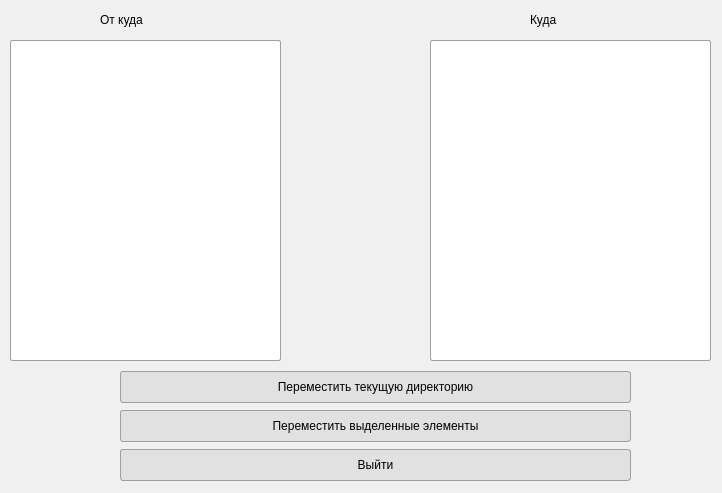
<?xml version="1.0" encoding="UTF-8"?>
<ui version="4.0">
 <class>MoveFile</class>
 <widget class="QWidget" name="MoveFile">
  <property name="geometry">
   <rect>
    <x>0</x>
    <y>0</y>
    <width>722</width>
    <height>493</height>
   </rect>
  </property>
  <property name="windowTitle">
   <string>Form</string>
  </property>
  <property name="styleSheet">
   <string notr="true">/* Основной стиль в стиле 7-Zip */
QWidget {
    background-color: #f0f0f0;
    color: #000000;
    font-family: &quot;Segoe UI&quot;, Tahoma, sans-serif;
    font-size: 9pt;
}

/* Стиль для кнопок */
QPushButton {
    background-color: #e1e1e1;
    border: 1px solid #a0a0a0;
    border-radius: 3px;
    padding: 4px 12px;
    font-weight: normal;
    min-width: 60px;
    min-height: 22px;
}

QPushButton:hover {
    background-color: #e8e8e8;
    border: 1px solid #909090;
}

QPushButton:pressed {
    background-color: #d0d0d0;
    border: 1px solid #808080;
}

QPushButton:disabled {
    background-color: #f5f5f5;
    color: #a0a0a0;
    border: 1px solid #d0d0d0;
}

/* Кнопка по умолчанию (акцентная) */
QPushButton[default=&quot;true&quot;] {
    background-color: #0078d4;
    color: white;
    border: 1px solid #005a9e;
}

QPushButton[default=&quot;true&quot;]:hover {
    background-color: #106ebe;
    border: 1px solid #004578;
}

QPushButton[default=&quot;true&quot;]:pressed {
    background-color: #005a9e;
    border: 1px solid #003966;
}

/* Стиль для ListView */
QListView {
    background-color: white;
    border: 1px solid #a0a0a0;
    border-radius: 2px;
    outline: 0;
    padding: 1px;
}

QListView::item {
    background-color: white;
    border: none;
    padding: 2px 4px;
    margin: 1px;
}

QListView::item:hover {
    background-color: #e5f3ff;
}

QListView::item:selected {
    background-color: #0078d4;
    color: white;
}

QListView::item:selected:!active {
    background-color: #e1e1e1;
    color: black;
}

/* Полоса прокрутки */
QScrollBar:vertical {
    background-color: #f0f0f0;
    width: 15px;
    margin: 0px;
}

QScrollBar::handle:vertical {
    background-color: #c0c0c0;
    border-radius: 7px;
    min-height: 20px;
    margin: 2px;
}

QScrollBar::handle:vertical:hover {
    background-color: #a0a0a0;
}

QScrollBar::add-line:vertical, QScrollBar::sub-line:vertical {
    height: 0px;
}

QScrollBar:horizontal {
    background-color: #f0f0f0;
    height: 15px;
    margin: 0px;
}

QScrollBar::handle:horizontal {
    background-color: #c0c0c0;
    border-radius: 7px;
    min-width: 20px;
    margin: 2px;
}

QScrollBar::handle:horizontal:hover {
    background-color: #a0a0a0;
}

QScrollBar::add-line:horizontal, QScrollBar::sub-line:horizontal {
    width: 0px;
}

/* Дополнительные стили для окон и панелей */
QMainWindow {
    background-color: #f0f0f0;
}

QDialog {
    background-color: #f0f0f0;
}

QGroupBox {
    border: 1px solid #c0c0c0;
    border-radius: 3px;
    margin-top: 1ex;
    padding-top: 10px;
    font-weight: bold;
}

QGroupBox::title {
    subcontrol-origin: margin;
    subcontrol-position: top left;
    left: 10px;
    padding: 0 5px;
}</string>
  </property>
  <widget class="QListView" name="listView">
   <property name="geometry">
    <rect>
     <x>10</x>
     <y>40</y>
     <width>271</width>
     <height>321</height>
    </rect>
   </property>
  </widget>
  <widget class="QListView" name="listView_2">
   <property name="geometry">
    <rect>
     <x>430</x>
     <y>40</y>
     <width>281</width>
     <height>321</height>
    </rect>
   </property>
  </widget>
  <widget class="QLabel" name="label">
   <property name="geometry">
    <rect>
     <x>100</x>
     <y>10</y>
     <width>91</width>
     <height>20</height>
    </rect>
   </property>
   <property name="text">
    <string>От куда</string>
   </property>
  </widget>
  <widget class="QLabel" name="label_2">
   <property name="geometry">
    <rect>
     <x>530</x>
     <y>10</y>
     <width>63</width>
     <height>20</height>
    </rect>
   </property>
   <property name="text">
    <string>Куда</string>
   </property>
  </widget>
  <widget class="QWidget" name="verticalLayoutWidget">
   <property name="geometry">
    <rect>
     <x>120</x>
     <y>370</y>
     <width>511</width>
     <height>112</height>
    </rect>
   </property>
   <layout class="QVBoxLayout" name="verticalLayout">
    <item>
     <widget class="QPushButton" name="btnMoveAll">
      <property name="text">
       <string>Переместить текущую директорию</string>
      </property>
     </widget>
    </item>
    <item>
     <widget class="QPushButton" name="btnMoveSelect">
      <property name="text">
       <string>Переместить выделенные элементы</string>
      </property>
     </widget>
    </item>
    <item>
     <widget class="QPushButton" name="btnQuit">
      <property name="text">
       <string>Выйти</string>
      </property>
     </widget>
    </item>
   </layout>
  </widget>
 </widget>
 <resources/>
 <connections/>
</ui>
